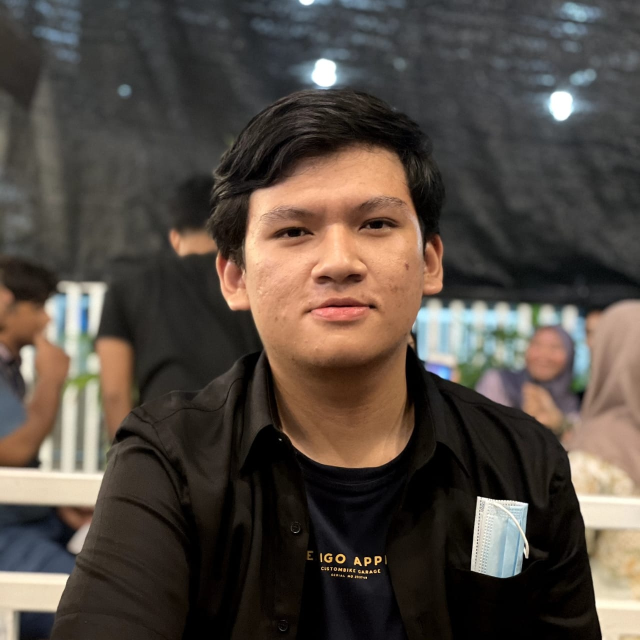
#> input picture gambar/shabri.jpeg, 1280 x 1280 px (shown at 1/2 size)
$ jupyter execute --allow-errors prak3.ipynb   (older library calls are emulated)
#> lines starting #> are read from the running program, lines starting #| are printed output that depends on the picture
# Praktikum Visi Komputer
## Modul ke-3

## Pemprosesan citra dengan OpenCV

Saat kita bekerja dengan gambar/image/citra, bisa saja kita perlu memproses citra seperti mempertajam citra, menggunakan filter, menggabungkan citra.

### Konversi warna

OpenCV memiliki banyak sekali fungsi yang berkaitan dengan warna. Ada model warna yang cocok untuk perangkat input seperti camera, ada yang cocok untuk perangkat output seperti TV, printer, layar komputer. Namun terdapat 3 model warna yang umum digunakan yaitu:
- Grayscale. Grayscale merupakan model yang mengurangi informasi warna menjadi nilai gray. Biasanya setiap piksel pada image grayscale direpresentasikan oleh satu nilai 8-bit dalam rentang 0 (hitam) hingga 255 (putih). Bisa digunakan untuk memproses image yang hanya perlu informasi brightness seperti pada deteksi wajah.
- BGR. BGR adalah model warna blue-green-red, di mana setiap piksel memiliki 3 nilai 8-bit yang merepresentasikan komponen/channel biru/blue, hijau/green dan merah/red. Contoh piksel [0, 0, 0] untuk hitam, [255, 0, 0] untuk biru, [0, 255, 0] untuk hijau, [0, 0, 255] untuk merah, dan [255, 255, 255] untuk putih.
- HSV. Model HSV menggunakan 3 channel berbeda. Hue merupakan rona atau corak warna, Saturation merupakan intensitas atau kekuatan warna dan value merupakan kecerahan dari warna.

Model warna default pada OpenCV adalah BGR. Model yang digunakan pada komputasi disebut model additive, yang berkaitan dengan cahaya/light. Cahaya memiliki reaksi berbeda dibandingkan lukisan/paint. Nilai [0, 255, 255] bermakna tidak ada biru, hijau penuh dan merah penuh sehingga hasilnya adalah kuning. Tapi pada lukisan, warna hijau dan merah jika dicampur menjadi warna coklat.

[cell 1]
import cv2

#download image di: https://i.im.ge/2021/09/09/QJP3s1.jpg
img = cv2.imread('gambar/input.jpg')
#> (the rest of this cell did not finish here and is left out)

#> (a cell that did not finish here is left out)

Gambar versi YUV sebelumnya malah menjadi jelek dan tidak jelas. Sebenarnya karena `yuv_img` dalam bentuk array NumPy, kita dapat melakukan slicing dan menampilkan setiap channel secara terpisah.

#> (a cell that did not finish here is left out)

Apabila kita melihat hasil dari pemisahan YUV di atas, channel Y sama dengan citra grayscale, yang merepresentasikan nilai intensitas. Channel U dan V merepresentasikan informasi warna. U proyeksi biru, V proyeksi merah.

#> (a cell that did not finish here is left out)

#> (a cell that did not finish here is left out)

### Translasi citra / Image translation

Pada bagian ini, kita akan membahas tentang penggeseran citra. Dalam terminologi visi komputer, hal ini disebut sebagai translasi. Mari kita lihat bagaimana kita bisa melakukannya.

[cell 6]
import cv2
import numpy as np

img = cv2.imread('gambar/input.jpg')
#> (the rest of this cell did not finish here and is left out)

Operasi translasi pada dasarnya kita menggeser gambar dengan menambahkan/mengurangi koordinat X dan Y. Untuk melakukan hal tersebut, kita perlu membuat matriks transformasi, seperti yang ditunjukkan sebagai berikut:

[](https://im.ge/i/QJZppS)

Di sini, nilai tx dan ty adalah nilai terjemahan X dan Y, yaitu gambar akan digerakkan oleh X unit ke kanan, dan oleh Y unit ke bawah. Jadi setelah kita membuat matriks seperti ini, kita dapat menggunakan fungsi, `warpAffine`, untuk diterapkan pada citra. Argumen ketiga di warpAffine mengacu pada jumlah baris dan kolom pada gambar yang dihasilkan. Sejak jumlah baris dan kolom sama dengan gambar asli, gambar yang dihasilkan menjadi terpotong. Untuk menghindari pemotongan, kita bisa melakukan seperti berikut.
`img_translation = cv2.warpAffine(img, translation_matrix, (num_cols + 70, num_rows + 110))`

[cell 7]
#Latihan 1
#Ubah code program sebelumnya lalu ubah translasi citra sehingga menjadi tidak terpotong

img = cv2.imread('gambar/input.jpg')
#> (the rest of this cell did not finish here and is left out)

### Rotasi citra / Image rotation

Kita dapat melakukan rotasi citra dengan sudut tertentu. Rotasi merupakan bentuk transformasi. Untuk melakukan rotasi, kita dan kita dapat mencapainya dengan menggunakan transformasi matriks berikut.

[](https://im.ge/i/QJZzaJ)

Di sini, θ adalah sudut rotasi berlawanan arah jarum jam. OpenCV menyediakan fungsi `getRotationMatrix2D`. Kita dapat menentukan titik di mana gambar akan diputar, sudut rotasi dalam derajat, dan faktor skala untuk gambar. Setelah kita memiliki matriks transformasi, kita dapat menggunakan fungsi `warpAffine` untuk menerapkan matriks ini ke gambar apa pun.

[cell 8]
img = cv2.imread('gambar/input.jpg')
#> (the rest of this cell did not finish here and is left out)

#> (a cell that did not finish here is left out)

#> (a cell that did not finish here is left out)

### Mengubah ukuran citra / image scaling

Kita dapat mengubah ukuran citra menggunakan faktor scaling atau bisa saja mengubahnya menjadi ukuran tertentu.

#> (a cell that did not finish here is left out)

[cell 12]
#Kita sudah mencoba banyak proses transformasi citra
#Berikut ini kita akan bermain-main dengan efek tertentu menggunakan image warping

import cv2
import numpy as np
import math

img = cv2.imread('gambar/input.jpg', cv2.IMREAD_GRAYSCALE)
#> (the rest of this cell did not finish here and is left out)

[cell 13]
#Latihan 4
#Ubah program image warping di atas sehingga image yang digunakan adalah foto selfie sendiri
#Lalu silakan bereksperimen bentuk image warping lainnya

img = cv2.imread('gambar/shabri.jpeg', cv2.IMREAD_GRAYSCALE)
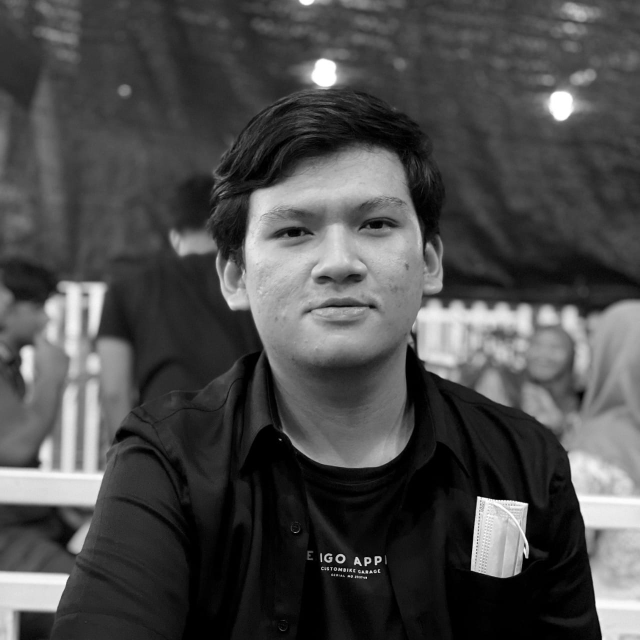
#> img: shape (1280, 1280) (shown at 1/2 size); min 0, max 255, mean 74.9
rows, cols = img.shape
#> rows = 1280; cols = 1280

#####################
# Vertical wave

img_output = np.zeros(img.shape, dtype=img.dtype)

for i in range(rows):
    for j in range(cols):
        offset_x = int(25.0 * math.sin(2 * 3.14 * i / 180))
        offset_y = 0
        if j+offset_x < rows:
            img_output[i,j] = img[i,(j+offset_x)%cols]
        else:
            img_output[i,j] = 0
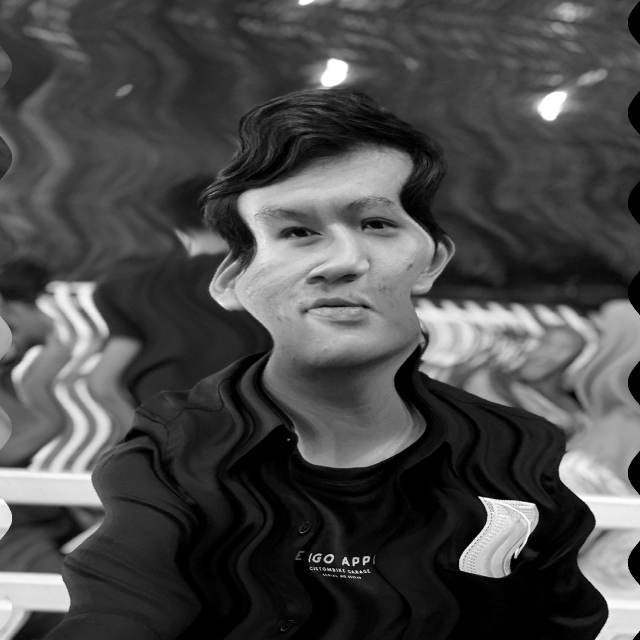
#> img_output: shape (1280, 1280) (shown at 1/2 size); min 0, max 255, mean 74.3

cv2.imshow('Input', img)
cv2.imshow('Vertical wave', img_output)

#####################
# Horizontal wave

img_output = np.zeros(img.shape, dtype=img.dtype)

for i in range(rows):
    for j in range(cols):
        offset_x = 0
        offset_y = int(16.0 * math.sin(2 * 3.14 * j / 150))
        if i+offset_y < rows:
            img_output[i,j] = img[(i+offset_y)%rows,j]
        else:
            img_output[i,j] = 0
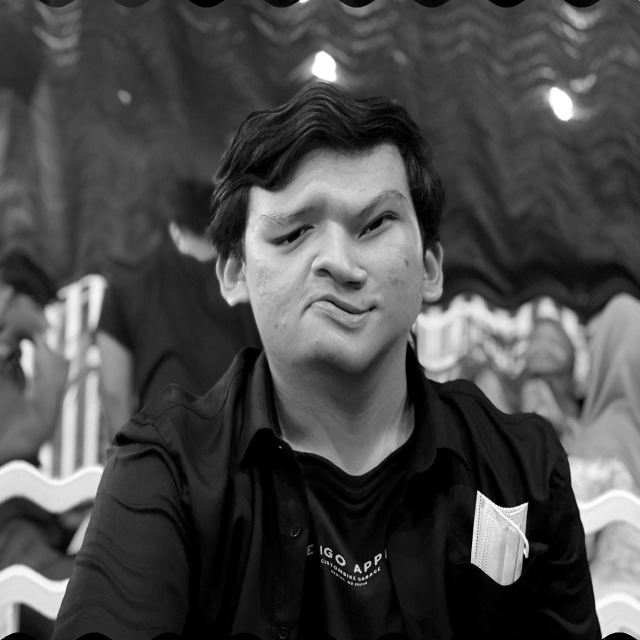
#> img_output: shape (1280, 1280) (shown at 1/2 size); min 0, max 255, mean 74.6

cv2.imshow('Horizontal wave', img_output)

#####################
# Both horizontal and vertical

img_output = np.zeros(img.shape, dtype=img.dtype)

for i in range(rows):
    for j in range(cols):
        offset_x = int(20.0 * math.sin(2 * 3.14 * i / 150))
        offset_y = int(20.0 * math.cos(2 * 3.14 * j / 150))
        if i+offset_y < rows and j+offset_x < cols:
            img_output[i,j] = img[(i+offset_y)%rows,(j+offset_x)%cols]
        else:
            img_output[i,j] = 0
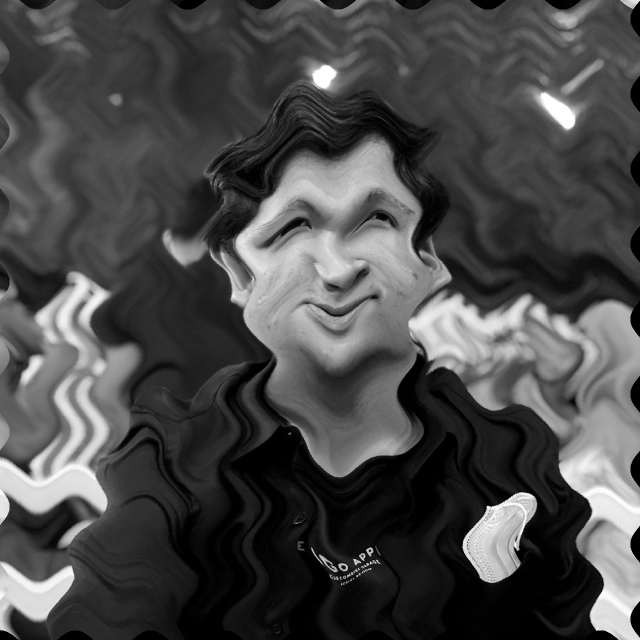
#> img_output: shape (1280, 1280) (shown at 1/2 size); min 0, max 255, mean 73.7

cv2.imshow('Multidirectional wave', img_output)

#####################
# Concave effectimg_output = np.zeros(img.shape, dtype=img.dtype)

for i in range(rows):
    for j in range(cols):
        offset_x = int(128.0 * math.sin(2 * 3.14 * i / (2*cols)))
        offset_y = 0
        if j+offset_x < cols:
            img_output[i,j] = img[i,(j+offset_x)%cols]
        else:
            img_output[i,j] = 0
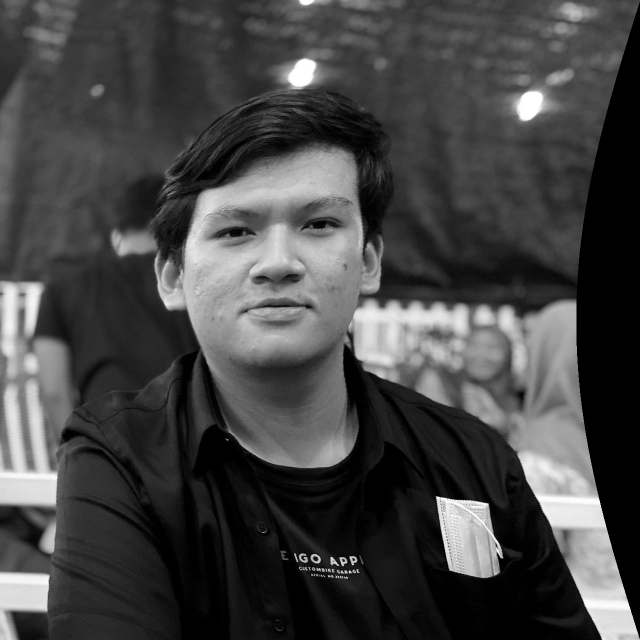
#> img_output: shape (1280, 1280) (shown at 1/2 size); min 0, max 255, mean 68.7

cv2.imshow('Concave', img_output)
cv2.waitKey()
